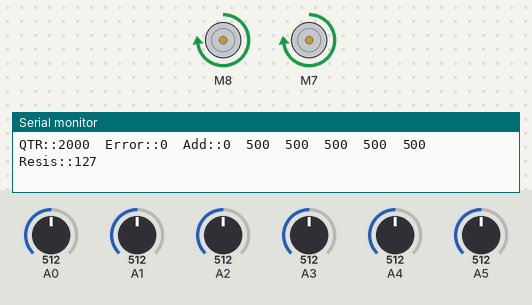
A sketch run on a simulated Arduino Uno, built with avr-gcc and run on an emulated ATmega328P. Parts: 2 × DC motor (green arrow = forward, orange = backward, longer = faster), the last lines printed to the serial monitor. The test bench sets the inputs (shaded band); at power-on: A1 = 512, A2 = 512, A5 = 512, A4 = 512, A3 = 512, A0 = 512.

Above: at 6.2 s.
6.3 s: A1 set to 540
At 6.9 s:
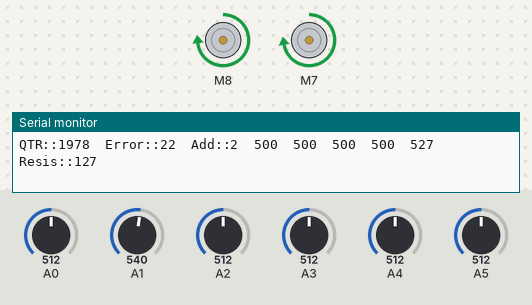
9.3 s: A2 set to 631
At 10.5 s:
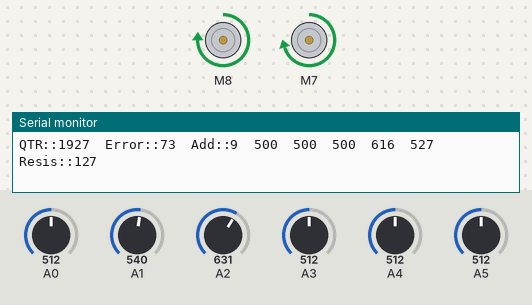
10.8 s: A2 set to 656
At 11.9 s:
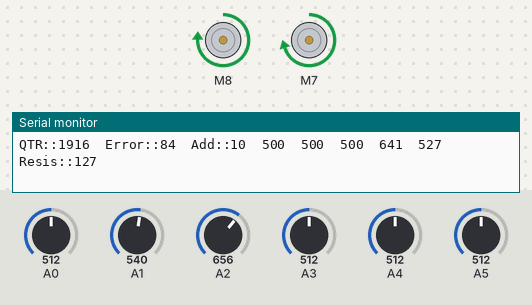
13.8 s: A5 set to 716
At 15.0 s:
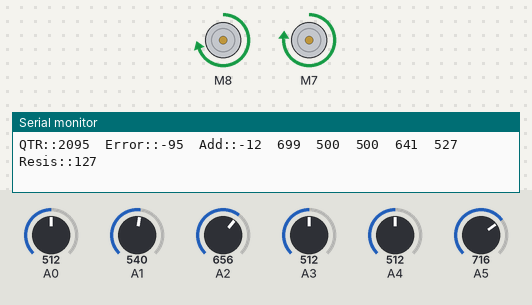
15.3 s: A4 set to 716
At 15.7 s:
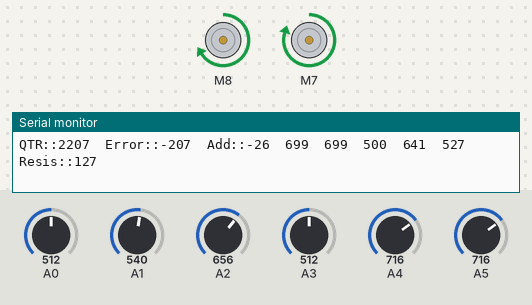
16.8 s: A3 set to 30
At 17.1 s:
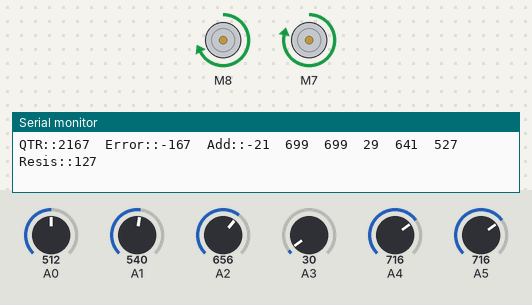
Timing chart, 0 to 19.3 s (numbered marks = the images above; inputs shaded):
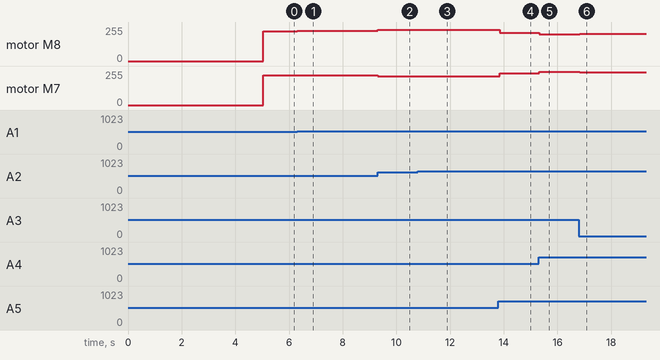

Measured:
- after the input at 6.3 s, motor M8: forward 225/255 → forward 227/255 at once; motor M7: forward 225/255 → forward 223/255 at once
- after the input at 9.3 s, motor M8: forward 227/255 → forward 234/255 at once; motor M7: forward 223/255 → forward 216/255 at once
- after the input at 10.8 s, motor M8: forward 234/255 → forward 235/255 after 0.05 s; motor M7: forward 216/255 → forward 215/255 after 0.05 s
- after the input at 13.8 s, motor M8: forward 235/255 → forward 213/255 at once; motor M7: forward 215/255 → forward 237/255 at once
- after the input at 15.3 s, motor M8: forward 213/255 → forward 199/255 at once; motor M7: forward 237/255 → forward 251/255 at once
- after the input at 16.8 s, motor M8: forward 199/255 → forward 204/255 at once; motor M7: forward 251/255 → forward 246/255 at once

The sketch:

AnalogFive_Array.ino
```cpp
#include <QTRSensors.h>
#include <SparkFun_TB6612.h>

// Defines Motor Controller Pins
#define AIN1 8
#define BIN1 7
#define AIN2 9
#define BIN2 6
#define PWMA 10
#define PWMB 5
#define STBY 4

const int offsetA = 1;
const int offsetB = 1;

Motor motor1 = Motor(AIN1, AIN2, PWMA, offsetA, STBY);
Motor motor2 = Motor(BIN1, BIN2, PWMB, offsetB, STBY);

// Setting Up Sensor Array
QTRSensors qtr;
uint16_t position;
const uint8_t sensorCount = 5;
uint16_t sensorValues[sensorCount];

int treshold = 500;

int L = 0;  // Left Motor
int R = 0;  // Right Motor
int error = 0;
int add = 0;

int P;
int I;
int D;
int lastError = 0;

float kp = 0.13;  // 0.0729
float ki = 0;     // 0.005
float kd = 0;     // 1

int speed = 225;
int maxSpeed = 255;
int minSpeed = 0;
int turnSpeed = 255;

int resistor;  // Variable Resistor
int z;

int b_in;  // Bluetooth Module


void setup() {

  Serial.begin(9600);

  qtr.setTypeAnalog();
  qtr.setSensorPins((const uint8_t[]){ A5, A4, A3, A2, A1 }, sensorCount);
  // qtr.setEmitterPin(13);

  // Callibrating Sensors...
  for (uint16_t i = 0; i < 200; i++) {
    qtr.calibrate();
    Serial.println("calibrating...");
  }
}

void loop() {

  // b_control();
  pid();    // PID and Controlling Motor Speeds
  print();  // Serial Printing Values
}

void pid() {
  resistor = map(analogRead(A0), 0, 1023, 0, 255);
  position = qtr.readLineWhite(sensorValues);
  error = 2000 - position;  // 3500 - position for 8bit Sensor Array

  P = error;
  I = I + error;
  D = error - lastError;
  lastError = error;

  add = P * kp + I * ki + D * kd;  // Adds To Initial Motor Speeds

  L = speed + add;  // New Speed Of Left Motor
  R = speed - add;  // New Speed Of Right Motor

  if (L > maxSpeed) {
    L = maxSpeed;
  }
  if (R > maxSpeed) {
    R = maxSpeed;
  }
  if (L < minSpeed) {
    L = minSpeed;
  }
  if (R < minSpeed) {
    R = minSpeed;
  }
  drive(L, R);  // Drive Function
}

void print() {

  // Printing Sensor Values, Mortor Speeds And Resistor Values...
  Serial.print("QTR::");
  Serial.print(position);
  Serial.print("\t");

  Serial.print("Error::");
  Serial.print(error);
  Serial.print("\t");

  Serial.print("Add::");
  Serial.print(add);
  Serial.print("\t");

  for (uint16_t x = 0; x < sensorCount; x++) {
    Serial.print(sensorValues[x]);
    Serial.print("\t");
  }

  Serial.print("Resis::");
  Serial.println(resistor);
}

void drive(int L, int R) {

  // When Resistors At Max Taking Right Turns... (Shortcut-1)
  if (resistor > 245) {
    if (sensorValues[0] < treshold && sensorValues[1] < treshold && sensorValues[2] < treshold && sensorValues[3] < treshold && sensorValues[4] < treshold) {
      left();
      delay(500);
    } else if (sensorValues[0] < treshold && sensorValues[1] < treshold && sensorValues[2] < treshold && sensorValues[3] < treshold && sensorValues[4] > treshold) {
      right();
      delay(400);
    } else if (sensorValues[0] < treshold && sensorValues[1] < treshold && sensorValues[2] < treshold && sensorValues[3] > treshold && sensorValues[4] > treshold) {
      right();
      delay(400);
    } else if (sensorValues[0] > treshold && sensorValues[1] < treshold && sensorValues[2] < treshold && sensorValues[3] < treshold && sensorValues[4] < treshold) {
      left();
      delay(400);
    } else if (sensorValues[0] > treshold && sensorValues[1] > treshold && sensorValues[2] < treshold && sensorValues[3] < treshold && sensorValues[4] < treshold) {
      left();
      delay(400);
    } else {
      motor1.drive(L);
      motor2.drive(R);
    }

    // When Resistors At Lowest Taking Right Turns... (Shortcut-2)
  } else if (resistor < 10) {
    if (sensorValues[0] < treshold && sensorValues[1] < treshold && sensorValues[2] < treshold && sensorValues[3] < treshold && sensorValues[4] < treshold) {
      right();
      delay(500);
    } else if (sensorValues[0] < treshold && sensorValues[1] < treshold && sensorValues[2] < treshold && sensorValues[3] < treshold && sensorValues[4] > treshold) {
      right();
      delay(400);
    } else if (sensorValues[0] < treshold && sensorValues[1] < treshold && sensorValues[2] < treshold && sensorValues[3] > treshold && sensorValues[4] > treshold) {
      right();
      delay(400);
    } else if (sensorValues[0] > treshold && sensorValues[1] < treshold && sensorValues[2] < treshold && sensorValues[3] < treshold && sensorValues[4] < treshold) {
      left();
      delay(400);
    } else if (sensorValues[0] > treshold && sensorValues[1] > treshold && sensorValues[2] < treshold && sensorValues[3] < treshold && sensorValues[4] < treshold) {
      left();
      delay(400);
    } else {
      motor1.drive(L);
      motor2.drive(R);
    }

    // When Resistors At Neither Max Nor Lowest Drives Forward...
  } else {
    // if (sensorValues[0] < treshold && sensorValues[1] < treshold && sensorValues[2] < treshold && sensorValues[3] < treshold && sensorValues[4] > treshold) {
    //   right();
    //   delay(400);
    // } else if (sensorValues[0] < treshold && sensorValues[1] < treshold && sensorValues[2] < treshold && sensorValues[3] > treshold && sensorValues[4] > treshold) {
    //   right();
    //   delay(400);
    // } else if (sensorValues[0] > treshold && sensorValues[1] < treshold && sensorValues[2] < treshold && sensorValues[3] < treshold && sensorValues[4] < treshold) {
    //   left();
    //   delay(400);
    // } else if (sensorValues[0] > treshold && sensorValues[1] > treshold && sensorValues[2] < treshold && sensorValues[3] < treshold && sensorValues[4] < treshold) {
    //   left();
    //   delay(400);
    // } else {
    motor1.drive(L);
    motor2.drive(R);
    // }
  }
}

void left() {
  // Turns Left...
  motor1.drive(0);
  motor2.drive(turnSpeed);
}

void right() {
  // Turns Right...
  motor1.drive(turnSpeed);
  motor2.drive(0);
}

void brake() {
  //Brake...
  motor1.brake();
  motor2.brake();
}
```
